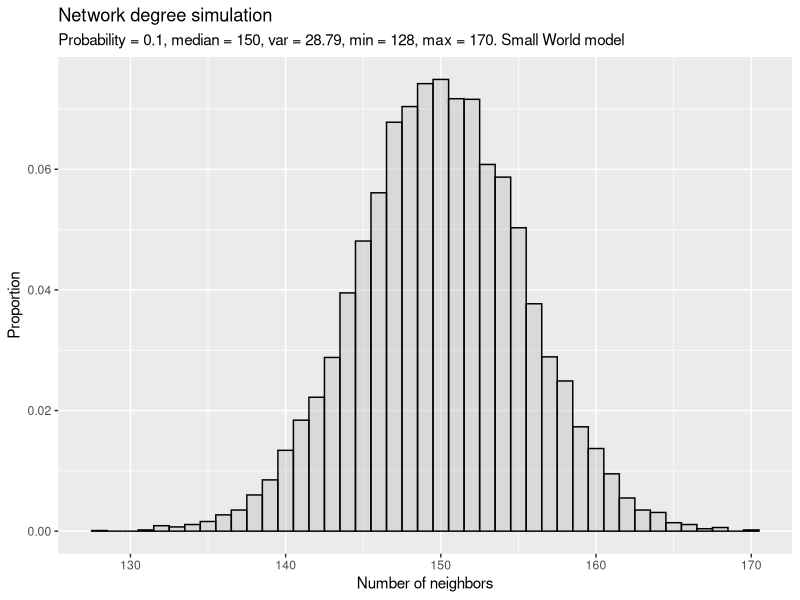

Generate this figure with R:
# Network degree analysis #

##### Packages #####
library(igraph)    #
library(stringr)   #
library(ggplot2)   #
####################

############################# igraph library ###################################

# Info

# sample_smallworld(dim, size, nei, p, loops = FALSE, multiple = FALSE)
# dim   #Integer constant, the dimension of the starting lattice.
# size  #Integer constant, the size of the lattice along each dimension.
# nei   #Integer constant, the neighborhood within which the vertices of 
#the lattice will be connected.
# p     #Real constant between zero and one, the rewiring probability.

# loops	    #Logical scalar, whether loops edges are allowed in the generated graph.
# multiple	#Logical scalar, whether multiple edges are allowed int the generated graph.

#First a lattice is created with the given dim, size and nei arguments. 
#Then the edges of the lattice are rewired uniformly randomly with probability p.

#Note that this function might create graphs with loops and/or multiple edges. 
#You can use simplify to get rid of these.

################################################################################

## Variables ##

# Seed #
seed = 207
set.seed(seed)

# Network #
dim = 1
size = 10000
nei = 75
loops = FALSE
multiple = FALSE



# Loop #
iterations = 1
p_iter = 0.1

degree_df = data.frame(row.names = c(1:(iterations*size)))
degree_vect = c()
degree_loop = rep(NA, size)


# Degree calculation #
for (h in 1:length(p_iter)){
  # Variable reset #
  degree_vect = c()
  degree_loop = rep(NA, size)
  
  for (i in 1:iterations){
    network = sample_smallworld(dim, size, nei, p = p_iter[h], loops, multiple)
    for (j in 1:size){
      degree_loop[j] = length(network[[j]][[1]])
    }
    
    degree_vect = append(degree_vect, degree_loop)
  }
  degree_df = cbind(degree_df, Probability = degree_vect)
  names(degree_df)[dim(degree_df)[2]] = str_c("Probability_", p_iter[h])
  
}
getwd()


# Graph representation #

degree_summary =  degree_df$Probability_0.1
degree_var = round(var(degree_summary), digits = 2)
degree_median = median(degree_summary)
degree_max = max(degree_summary)
degree_min = min(degree_summary)

sub_title = str_c("Probability = ", p_iter, ", median = ", degree_median, ", var = ", degree_var,", min = ", degree_min, ", max = ", degree_max, ". Small World model")
plot_name = str_c("Smallword_", p_iter,".png")


degree_graph = ggplot(degree_df) +
  geom_histogram( aes(x = Probability_0.1, y = ..count../sum(..count..)), binwidth = 1, color = "black", fill = "grey", alpha = 0.4) +
  #geom_histogram( aes(x = Probability_0.5, y=..count../sum(..count..)), binwidth = 2, color = "red", fill = "red", alpha = 0.2) +
  #geom_histogram( aes(x = Probability_0.75, y=..count../sum(..count..)), binwidth = 2, color = "blue", fill = "blue", alpha = 0.2) +
  #geom_histogram( aes(x = Probability_1, y=..count../sum(..count..)), binwidth = 2, color = "yellow", fill = "yellow", alpha = 0.2) +
  labs(title = "Network degree simulation",
       subtitle = sub_title,
       x = "Number of neighbors",
       y = "Proportion")

degree_graph


# Network analysis
transitivity(network)

